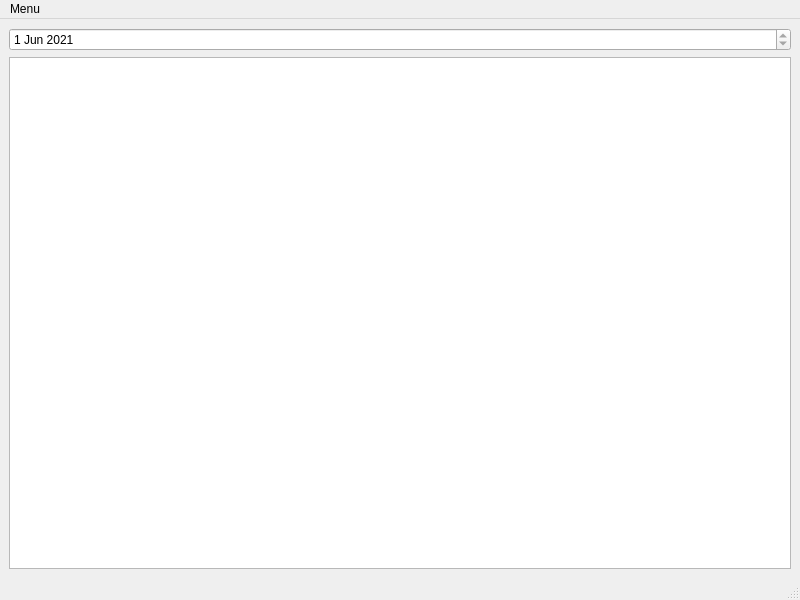
<?xml version="1.0" encoding="UTF-8"?>
<ui version="4.0">
 <class>MainWindow</class>
 <widget class="QMainWindow" name="MainWindow">
  <property name="geometry">
   <rect>
    <x>0</x>
    <y>0</y>
    <width>800</width>
    <height>600</height>
   </rect>
  </property>
  <property name="windowTitle">
   <string>MainWindow</string>
  </property>
  <widget class="QWidget" name="centralwidget">
   <layout class="QVBoxLayout" name="verticalLayout_2">
    <item>
     <layout class="QVBoxLayout" name="verticalLayout">
      <item>
       <widget class="QDateEdit" name="dateEdit">
        <property name="dateTime">
         <datetime>
          <hour>0</hour>
          <minute>0</minute>
          <second>0</second>
          <year>2021</year>
          <month>6</month>
          <day>1</day>
         </datetime>
        </property>
        <property name="maximumDateTime">
         <datetime>
          <hour>23</hour>
          <minute>59</minute>
          <second>59</second>
          <year>2021</year>
          <month>6</month>
          <day>1</day>
         </datetime>
        </property>
        <property name="minimumDateTime">
         <datetime>
          <hour>0</hour>
          <minute>0</minute>
          <second>0</second>
          <year>1993</year>
          <month>12</month>
          <day>1</day>
         </datetime>
        </property>
        <property name="date">
         <date>
          <year>2021</year>
          <month>6</month>
          <day>1</day>
         </date>
        </property>
       </widget>
      </item>
      <item>
       <widget class="QListWidget" name="currency_out"/>
      </item>
     </layout>
    </item>
   </layout>
  </widget>
  <widget class="QMenuBar" name="menubar">
   <property name="geometry">
    <rect>
     <x>0</x>
     <y>0</y>
     <width>800</width>
     <height>30</height>
    </rect>
   </property>
   <widget class="QMenu" name="menuQuit">
    <property name="title">
     <string>Menu</string>
    </property>
    <addaction name="actionQuit"/>
   </widget>
   <addaction name="menuQuit"/>
  </widget>
  <widget class="QStatusBar" name="statusbar"/>
  <action name="actionQuit">
   <property name="text">
    <string>Quit</string>
   </property>
  </action>
 </widget>
 <resources/>
 <connections>
  <connection>
   <sender>dateEdit</sender>
   <signal>dateChanged(QDate)</signal>
   <receiver>MainWindow</receiver>
   <slot>show()</slot>
   <hints>
    <hint type="sourcelabel">
     <x>399</x>
     <y>52</y>
    </hint>
    <hint type="destinationlabel">
     <x>399</x>
     <y>299</y>
    </hint>
   </hints>
  </connection>
  <connection>
   <sender>actionQuit</sender>
   <signal>triggered()</signal>
   <receiver>MainWindow</receiver>
   <slot>close()</slot>
   <hints>
    <hint type="sourcelabel">
     <x>-1</x>
     <y>-1</y>
    </hint>
    <hint type="destinationlabel">
     <x>399</x>
     <y>299</y>
    </hint>
   </hints>
  </connection>
 </connections>
</ui>
